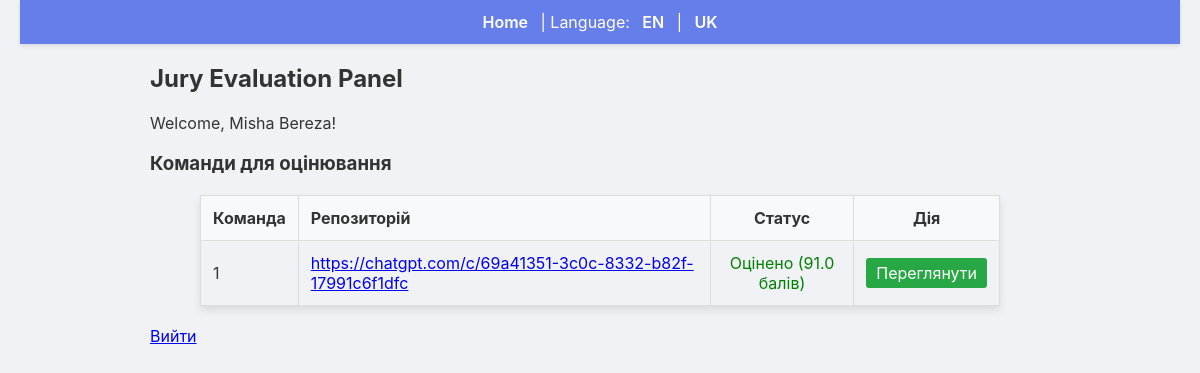
The app's page /jury/evaluate (signed in) with its own data.
### backend/models.py (models this page shows)
class User(db.Model):
    id = db.Column(db.Integer, primary_key=True)
    first_name = db.Column(db.String(120), nullable=False)
    last_name = db.Column(db.String(120), nullable=False)
    email = db.Column(db.String(200), unique=True, nullable=False)
    age = db.Column(db.Integer)
    bio = db.Column(db.Text)
    role = db.Column(db.String(30), default='team')
    @property
    def name(self):
        return f"{self.first_name} {self.last_name}"

class Submission(db.Model):
    id = db.Column(db.Integer, primary_key=True)
    team_id = db.Column(db.Integer, db.ForeignKey('team.id'))
    round_id = db.Column(db.Integer, db.ForeignKey('round.id'))
    repo_url = db.Column(db.String(500))
    demo_url = db.Column(db.String(500))
    description = db.Column(db.Text)
    submitted_at = db.Column(db.DateTime, default=datetime.utcnow)
    evaluations = db.relationship('Evaluation', backref='submission', lazy=True)

class Team(db.Model):
    id = db.Column(db.Integer, primary_key=True)
    name = db.Column(db.String(200), nullable=False)
    captain_id = db.Column(db.Integer, db.ForeignKey('user.id'), nullable=False)
    captain = db.relationship('User', foreign_keys=[captain_id])
    members = db.relationship('User', secondary=team_members, backref='teams', lazy='dynamic')
    tournament_id = db.Column(db.Integer, db.ForeignKey('tournament.id'))
    submissions = db.relationship('Submission', backref='team', lazy=True)
    repo_url = db.Column(db.String(500))
    live_url = db.Column(db.String(500))
    comments = db.Column(db.Text)
    submitted_at = db.Column(db.DateTime)
    submission_status = db.Column(db.String(30), default='None')  # None, Pending, Accepted, Rejected, Returned

class Evaluation(db.Model):
    id = db.Column(db.Integer, primary_key=True)
    submission_id = db.Column(db.Integer, db.ForeignKey('submission.id'))
    jury_id = db.Column(db.Integer, db.ForeignKey('user.id'))
    score1 = db.Column(db.Float)
    score2 = db.Column(db.Float)
    score3 = db.Column(db.Float)
    score4 = db.Column(db.Float)
    score5 = db.Column(db.Float)
    score6 = db.Column(db.Float)
    score7 = db.Column(db.Float)
    score8 = db.Column(db.Float)
    score9 = db.Column(db.Float)
    score10 = db.Column(db.Float)
    comment = db.Column(db.Text)
    def total(self):
        parts = [p for p in (self.score1, self.score2, self.score3, self.score4, self.score5, self.score6, self.score7, self.score8, self.score9, self.score10) if p is not None]
        return sum(parts) if parts else 0

### backend/auth.py (the view, shortened to what this page needs)
def jury_evaluate():
    if 'jury_id' not in session:
        return redirect('/jury/login')
    jury = User.query.get(session['jury_id'])
    if not jury or jury.role != 'jury':
        session.pop('jury_id', None)
        return redirect('/jury/login')
    from sqlalchemy import or_
    from .models import Submission, Evaluation, Team, Tournament, Round
    from datetime import datetime
    def sync_team_submissions(tournament):
        if not tournament:
            return
        latest_round = Round.query.filter_by(tournament_id=tournament.id).order_by(Round.level.desc(), Round.id.desc()).first()
        round_id = latest_round.id if latest_round else None
        dirty = False
        teams_with_work = Team.query.filter(
            Team.tournament_id == tournament.id,
            Team.repo_url.isnot(None),
            Team.repo_url != ''
        ).all()
        for team in teams_with_work:
            submission_query = Submission.query.filter_by(team_id=team.id)
            if round_id is None:
                submission = submission_query.filter(Submission.round_id.is_(None)).first()
            else:
                submission = submission_query.filter_by(round_id=round_id).first()
            if submission:
                changed = False
                if not submission.repo_url and team.repo_url:
                    submission.repo_url = team.repo_url
                    changed = True
                if not submission.demo_url and team.live_url:
                    submission.demo_url = team.live_url
                    changed = True
                if not submission.description and team.comments:
                    submission.description = team.comments
                    changed = True
                dirty = dirty or changed
                continue
        if dirty:
            db.session.commit()
    candidate_tournaments = Tournament.query.filter(
        or_(
            Tournament.status.ilike('%finished%'),
            Tournament.status.ilike('%completed%'),
            Tournament.status.ilike('%closed%'),
            Tournament.status.ilike('%running%'),
            Tournament.status.ilike('%submission%'),
            Tournament.status.ilike('%registration%'),
            Tournament.status.ilike('%draft%')
        )
    ).order_by(Tournament.id.desc()).all()
    tournament = None
    for ct in candidate_tournaments:
        has_submission = Submission.query.join(Team, Submission.team_id == Team.id)\
            .filter(Team.tournament_id == ct.id).first()
        has_team_submit = Team.query.filter(
            Team.tournament_id == ct.id,
            Team.repo_url.isnot(None),
            Team.repo_url != ''
        ).first()
        if has_submission or has_team_submit:
            tournament = ct
            break
    if not tournament and candidate_tournaments:
        tournament = candidate_tournaments[0]
    if not tournament:
        return render_template('jury_evaluate.html', team_evaluations=[], current_user=jury, tournament=None, teams=[], message_key='no_active_tournament')
    sync_team_submissions(tournament)
    now = datetime.utcnow()
    finished_round = Round.query.filter(Round.tournament_id == tournament.id, Round.end_at <= now).first()
    submissions = Submission.query.join(Team, Submission.team_id == Team.id).filter(Team.tournament_id == tournament.id).all()
    team_level_submissions = Team.query.filter(
        Team.tournament_id == tournament.id,
        Team.repo_url.isnot(None),
        Team.repo_url != ''
    ).all()
    if not finished_round and not submissions and not team_level_submissions and tournament.status.lower() not in ('finished', 'completed', 'closed'):
        return render_template('jury_evaluate.html', team_evaluations=[], current_user=jury, tournament=tournament, teams=[], message_key='evaluation_not_started')
    teams = Team.query.filter_by(tournament_id=tournament.id).all()
    team_evaluations = []
    for s in submissions:
        if s.team:  # Ensure team exists
            already = Evaluation.query.filter_by(submission_id=s.id, jury_id=jury.id).first()
            team_evaluations.append((s, already))
    return render_template('jury_evaluate.html', team_evaluations=team_evaluations, current_user=jury, tournament=tournament, teams=teams)

### backend/app.py (called while the page is built)
@app.context_processor
def inject_user_processor():
    return inject_user()

@app.context_processor
def translation_processor():
    return translation()

### backend/app_helpers.py (called while the page is built)
def get_current_user():
    uid = session.get('user_id')
    if uid:
        return User.query.get(uid)
    return None

def inject_user():
    return {'get_current_user': get_current_user}

def translation():
    lang = session.get('language', 'en')
    def t(key):
        return get_text(key, lang)
    return {
        't': t,
        'lang': lang,
        'supported_languages': list(TRANSLATIONS.keys())
    }

### backend/translations.py (called while the page is built)
def get_text(key, lang='en'):
    if lang not in TRANSLATIONS:
        lang = 'en'
    return TRANSLATIONS[lang].get(key, key)

### templates/jury_evaluate.html
{% extends 'base.html' %}
{% block content %}
  <h2>{{ t('jury_evaluation_panel') }}</h2>
  <p>{{ t('welcome') }}, {{ current_user.name if current_user else 'Jury' }}!</p>
  {% if message_key %}
    <p style="color: orange;">{{ t(message_key) }}</p>
  {% else %}
    <h3>Команди для оцінювання</h3>
    {% if team_evaluations %}
      <table style="border-collapse: collapse; width: 100%; max-width: 800px; margin: 20px auto; box-shadow: 0 4px 8px rgba(0,0,0,0.1);">
        <thead>
          <tr style="background-color: #f8f9fa;">
            <th style="border: 1px solid #ddd; padding: 12px; text-align: left; font-weight: bold;">Команда</th>
            <th style="border: 1px solid #ddd; padding: 12px; text-align: left; font-weight: bold;">Репозиторій</th>
            <th style="border: 1px solid #ddd; padding: 12px; text-align: center; font-weight: bold;">Статус</th>
            <th style="border: 1px solid #ddd; padding: 12px; text-align: center; font-weight: bold;">Дія</th>
          </tr>
        </thead>
        <tbody>
          {% for s, evaluation in team_evaluations %}
            <tr style="background-color: {% if loop.index % 2 == 0 %}#f8f9fa{% endif %}">
              <td style="border: 1px solid #ddd; padding: 12px;">{{ s.team.name }}</td>
              <td style="border: 1px solid #ddd; padding: 12px;"><a href="{{ s.repo_url }}" target="_blank">{{ s.repo_url }}</a></td>
              <td style="border: 1px solid #ddd; padding: 12px; text-align: center;">
                {% if evaluation %}
                  <span style="color: green;">Оцінено ({{ evaluation.total() }} балів)</span>
                {% else %}
                  <span style="color: red;">Не оцінено</span>
                {% endif %}
              </td>
              <td style="border: 1px solid #ddd; padding: 12px; text-align: center;">
                {% if not evaluation %}
                  <a href="/evaluate/{{ s.id }}" style="padding: 5px 10px; background-color: #007bff; color: white; text-decoration: none; border-radius: 3px;">Оцінити</a>
                {% else %}
                  <a href="/evaluate/{{ s.id }}" style="padding: 5px 10px; background-color: #28a745; color: white; text-decoration: none; border-radius: 3px;">Переглянути</a>
                {% endif %}
              </td>
            </tr>
          {% endfor %}
        </tbody>
      </table>
    {% else %}
      <p>Немає команд для оцінювання</p>
    {% endif %}
  {% endif %}
  <p><a href="/jury/logout">Вийти</a></p>
{% endblock %}

### static/css/main.css (style rules this page uses)
body { font-family: -apple-system, BlinkMacSystemFont, 'Segoe UI', Roboto, Oxygen, Ubuntu, Cantarell, 'Open Sans', 'Helvetica Neue', sans-serif; margin: 0; padding: 0 20px; background: #f0f2f5; color: #333; }

### records on screen
User: first_name+last_name "Misha Bereza"
Submission: team.name "1", repo_url "https://chatgpt.com/c/69a41351-3c0c-8332-b82f-17991c6f1dfc", total "91.0"

### other values on screen
{{ t('home') }} "Home"
{{ t('language') }} "Language"
{{ t('jury_evaluation_panel') }} "Jury Evaluation Panel"
{{ t('welcome') }} "Welcome"
